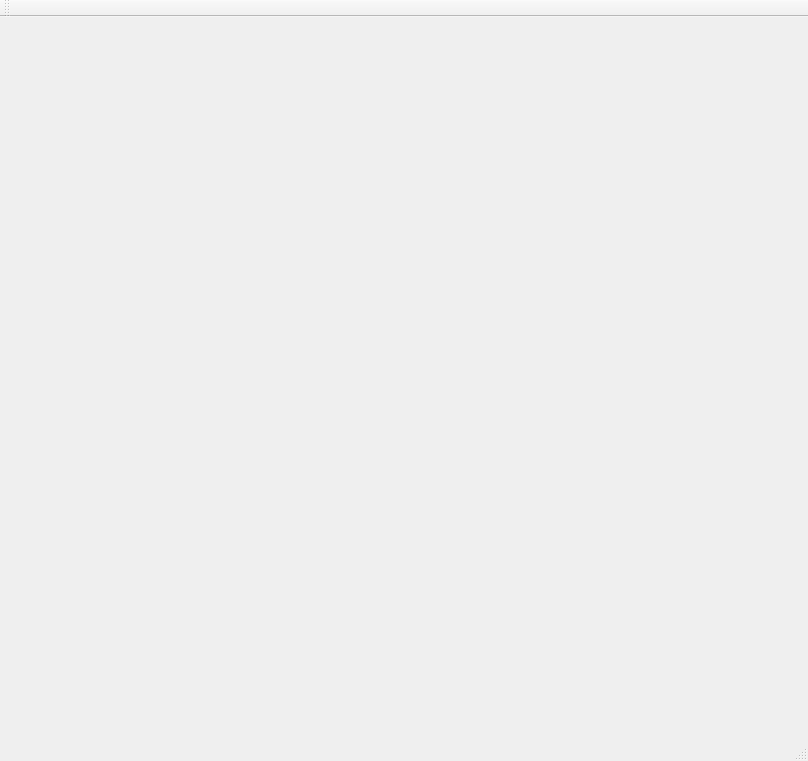
<?xml version="1.0" encoding="UTF-8"?>
<ui version="4.0">
 <class>MainWindow</class>
 <widget class="QMainWindow" name="MainWindow">
  <property name="geometry">
   <rect>
    <x>0</x>
    <y>0</y>
    <width>808</width>
    <height>761</height>
   </rect>
  </property>
  <property name="windowTitle">
   <string>MainWindow</string>
  </property>
  <widget class="QWidget" name="centralWidget"/>
  <widget class="QMenuBar" name="menuBar">
   <property name="geometry">
    <rect>
     <x>0</x>
     <y>0</y>
     <width>808</width>
     <height>23</height>
    </rect>
   </property>
  </widget>
  <widget class="QToolBar" name="mainToolBar">
   <attribute name="toolBarArea">
    <enum>TopToolBarArea</enum>
   </attribute>
   <attribute name="toolBarBreak">
    <bool>false</bool>
   </attribute>
  </widget>
  <widget class="QStatusBar" name="statusBar"/>
 </widget>
 <layoutdefault spacing="6" margin="11"/>
 <resources/>
 <connections/>
</ui>
